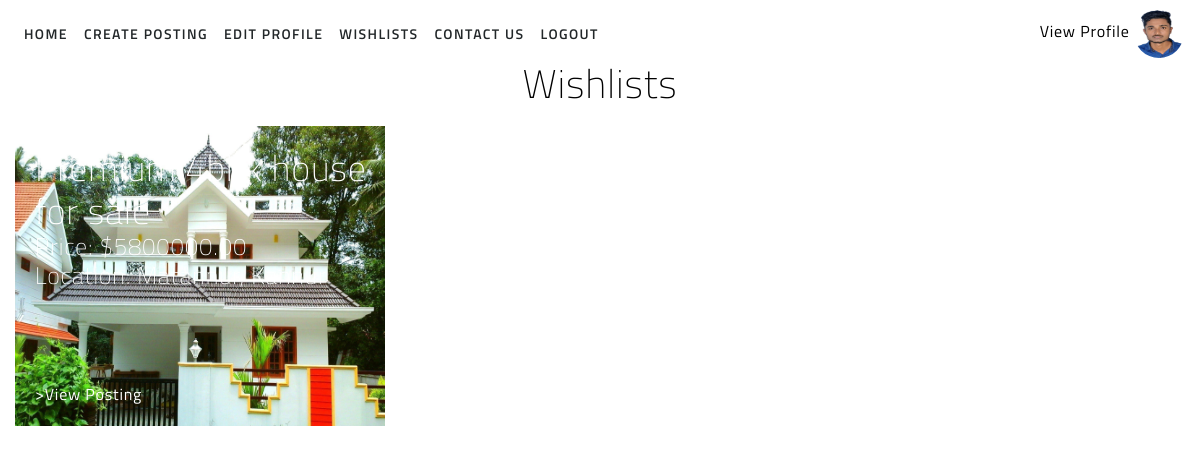
/userpanel/view_wishlist/ (signed in), run on the app's committed database.
### adminpanel/models.py (models this page shows, shortened)
class Profile(models.Model):
    user=models.OneToOneField(User, on_delete=models.CASCADE)
    profile_image=models.ImageField(upload_to='profile_image/',default='profile_image/profile.png')
    user_bio=models.TextField(blank=True)
    phone=models.CharField(max_length=20)

class Wishlist(models.Model):
    user = models.ForeignKey(User, on_delete=models.CASCADE, related_name="wishlist")
    property = models.ForeignKey(Property, on_delete=models.CASCADE, related_name="wishlisted_by")
    added_at = models.DateTimeField(auto_now_add=True)
    class Meta:
        unique_together = ('user', 'property')  # Prevents duplicate wishlist entries

class Property(models.Model):
    status_choices=[
        ('rent','Rent',),
        ('sale','Sale')
    ]
    property_status=[
        ('available','Available',),
        ('notavailable' ,'Not available'),
        ('sold','Sold')
    ]
    title=models.CharField(max_length=200)
    description=models.TextField()
    location=models.CharField(max_length=255)
    google = models.TextField()
    price=models.DecimalField(max_digits=10, decimal_places=2)
    property_type=models.CharField(max_length=20,choices=status_choices)
    status=models.CharField(max_length=15,choices=property_status,default='notavailable')
    images=models.ImageField(upload_to='property_images/')
    posted_by=models.ForeignKey(User,on_delete=models.CASCADE)
    created_at=models.DateTimeField(auto_now_add=True)
    updated_at=models.DateTimeField(auto_now=True)

### userpanel/views.py (the view)
# urls.py: path('view_wishlist/',view_wishlist,name='view_wishlist'),
@login_required
def view_wishlist(request):
    profile=Profile.objects.get(user=request.user)
    wishlist_items=Wishlist.objects.filter(user=request.user).select_related('property')
    context={
        'wishlist_items':wishlist_items,
        'profile':profile
    }
    return render(request,"userpanel/view_wishlist.html",context)

### userpanel/templates/userpanel/view_wishlist.html (shortened to what this page needs)
{% extends 'userpanel/userbase.html' %}
{% block content %}
{% load static %}
{% if wishlist_items %}
<div class="container-fluid topmargin-lg">
  <h1 style="color: black; text-align: center;">Wishlists</h1>
    <div class="row g-3">
      {% for wishlist_items in wishlist_items %}
        <div class="col-12 col-md-4">
            <div class="property-container">
                <div class="property-title">
                    <h3><a href="#">{{ wishlist_items.property.title }}</a></h3>
                    <h4><a href="#">Price: ${{ wishlist_items.property.price }}</a></h4>
                    <h4><a href="#">Location: {{ wishlist_items.property.location }}</a></h4>
                </div>
                <div class="property-button">
                    <a href="{% url 'userpanel:viewposting' wishlist_items.property.id %}">>View Posting</a>
                </div>
                <img
                src="{{ wishlist_items.property.images.url }}"
                alt="{{ wishlist_items.property.title }}"
                class="img-fluid" style="width: 500px; height: 300px;">
            </div>
        </div>
        {% endfor %}
    </div>
</div>
{% else %}
<h3> No Propeties listed</h3>
{% endif %}
{% endblock %}

### userpanel/templates/userpanel/userbase.html (shortened to what this page needs)
{% load static %}
<!doctype html>
<html lang="en">
<head>
  <link rel="stylesheet" href="https://stackpath.bootstrapcdn.com/bootstrap/4.3.1/css/bootstrap.min.css"
>
  <link rel="stylesheet" href="{% static 'assets/css/style.css' %}">
  <link href="https://unpkg.com/ionicons@4.5.5/dist/css/ionicons.min.css" rel="stylesheet">
</head>
<body>
  <nav class="navbar navbar-expand-lg fixed-top">
    <div class="collapse navbar-collapse" id="navbarSupportedContent">
      <ul class="navbar-nav mr-auto">
        {% if user.is_staff %}
        <li class="nav-item {% if request.resolver_match.url_name == 'userhome' %}active{% endif %}">
          <a class="nav-link" href="{% url 'adminpanel:adminhome' %}">Home</a>
        </li>
        {% else %}
        <li class="nav-item {% if request.resolver_match.url_name == 'userhome' %}active{% endif %}">
          <a class="nav-link" href="{% url 'userpanel:userhome' %}">Home</a>
        </li>
        {% endif %}
        <li class="nav-item">
          <a class="nav-link" href="{% url 'userpanel:payment_methods' %}">Create Posting</a>
        </li>
        {% if profile %}
        <li class="nav-item">
          <a class="nav-link" href="{% url 'userpanel:userprofile' user.id %}">Edit Profile</a>
        </li>
        {% else %}
        <li class="nav-item">
          <a class="nav-link" href="{% url 'userpanel:userprofile' user.id %}">Create Profile</a>
        </li>
        {% endif %}
        <li class="nav-item">
          <a class="nav-link" href="{% url 'userpanel:view_wishlist' %}">Wishlists</a>
        </li>
        <li class="nav-item">
          <a class="nav-link" href="https://wa.me/918138875720">Contact Us</a>
        </li>
        <li class="nav-item">
          <a class="nav-link" href="{% url 'userpanel:userlogout' %}">Logout</a>
        </li>
      </ul>
      <div class="avatar-sm">
        <a href="{% url 'userpanel:viewprofile' user.id %}" style="color: black;">View Profile</a>
        <img
          src="{{ profile.profile_image.url }}"
          alt="..."
          class="avatar-img rounded-circle"
          style="width: 50px; height: 50px;"
        />
</nav>
  {% block content %}{% endblock %}
</body>
</html>

### static/assets/css/style.css (style rules this page uses)
html { scroll-behavior: smooth; }
body { font-family: 'Titillium Web', sans-serif; font-size: 16px; font-weight: 400; letter-spacing: .05em; background-color: #ffffff; color: #ffffff; }
h1, h2, h3, h4, h5, h6 { font-weight: 200; margin-bottom: 0px; }
a { color: #ffffff; }
.topmargin-lg { margin-top: 60px !important; }
.navbar { background-color: #ffffff; z-index: 9999; }
.nav-link { font-size: 14px; font-weight: 600; color: #222729; letter-spacing: .1em; text-transform: uppercase; }
.property-container { position: relative; overflow: hidden; margin: 18px 0; }
.property-container img { max-width: 100%; -moz-transition: all 0.8s; -webkit-transition: all 0.8s; transition: all 0.8s; }
.property-title, .property-title-sm { position: absolute; top: 20px; left: 20px; color: #ffffff; z-index: 9000; }
.property-title h3 { font-size: 36px; }
.property-button, .property-button-sm { position: absolute; bottom: 20px; left: 20px; z-index: 9000; }

### data on the page
Profile: profile_image (picture)
Wishlist: property "Premium 4bhk house for sale", property.price "5800000.00", property.location "Matannur, Kannur", property.images (picture)
